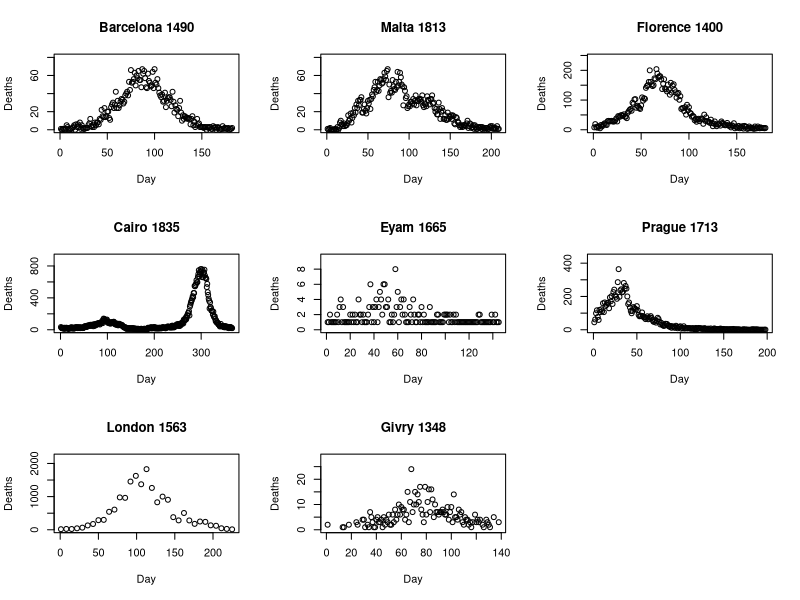

Reproduce this figure in R.
par(mfrow=c(3,3))

lim <- function(x){
  x <- na.omit(x)
  X <- 1.2*max(x)
  return(c(0,X))
}

time <- function(x){
  return(1:length(x))
}

pop <- function(x,IP){
  X <- x;
  X[1] <- IP - x[1];
  for (i in 2:length(x)){
    X[i] <- X[i-1] - x[i];
  }
  return(X)
}

barcelona_1490 <- c(1,0,1,1,0,1,5,3,1,0,1,1,2,3,5,0,6,3,6,3,8,1,5,2,
                    1,1,2,2,2,5,7,12,4,3,5,3,8,5,8,8,6,12,11,22,15,14,
                    24,14,15,20,20,13,11,25,28,30,24,28,42,24,32,24,27,
                    31,34,33,29,31,38,40,42,38,53,44,66,52,53,56,63,49,
                    60,57,65,55,55,47,67,62,65,57,47,46,62,54,52,48,49,
                    64,46,67,52,50,56,46,41,38,36,39,31,32,41,25,32,35,
                    36,36,33,26,42,31,19,27,23,22,15,24,32,19,10,16,12,
                    15,14,13,12,13,12,6,12,15,5,9,3,5,12,6,7,3,3,3,3,2,
                    3,3,0,3,2,3,3,1,1,4,2,3,0,2,3,2,0,1,1,4,1,2,2,1,1,2,
                    0,1,1,2)
barcelona_pop <- 25000.0
barcelona_time <- "Day"

plot(barcelona_1490~time(barcelona_1490),col="black",ylim=lim(barcelona_1490),
     ylab = "Deaths",xlab = "Day", main = "Barcelona 1490")

malta_1813 <- c(1, 0, 1, 2, 0, 0, 0, 0, 0, 1, 0, 0, 3, 0, 2, 8, 10, 6, 6,
                4, 7, 4, 5, 5, 7, 16, 10, 12, 18, 8, 13, 19, 16, 24, 19, 
                28, 24, 32, 27, 33, 33, 36, 19, 19, 23, 28, 21, 18, 24, 
                32, 29, 33, 23, 34, 39, 37, 44, 47, 53, 42, 44, 53, 43, 
                49, 56, 55, 51, 52, 56, 63, 59, 55, 65, 67, 36, 50, 41, 
                43, 41, 55, 48, 45, 44, 53, 47, 64, 49, 53, 63, 58, 50, 
                48, 27, 47, 43, 35, 37, 24, 26, 28, 26, 31, 31, 29, 34, 
                28, 32, 38, 27, 32, 32, 34, 33, 34, 31, 38, 27, 25, 29, 
                28, 26, 37, 33, 32, 28, 34, 34, 38, 29, 30, 24, 20, 23, 
                17, 17, 30, 23, 12, 20, 24, 21, 12, 12, 16, 11, 11, 19, 
                12, 15, 14, 16, 12, 16, 15, 7, 6, 14, 13, 9, 8, 5, 3, 5, 
                4, 3, 5, 5, 5, 4, 7, 10, 2, 4, 7, 6, 2, 3, 5, 1, 5, 3, 1, 
                1, 3, 2, 3, 3, 1, 3, 0, 2, 0, 2, 2, 2, 1, 1, 3, 4, 2, 4, 
                1, 2, 1, 2, 1, 4, 1, 1)
malta_pop <- 97000.0
malta_time <- "Day"

plot(malta_1813~time(malta_1813),col="black",ylim=lim(malta_1813),
     ylab = "Deaths",xlab = "Day", main = "Malta 1813")

florence_1400 <- c(8, 19, 9, 7, 12, 10, 5, 16, 11, 16, 19, 22, 18, 16, 29, 
                   30, 28, 29, 30, 28, 28, 28, 32, 38, 28, 46, 44, 44, 49, 
                   49, 47, 52, 44, 44, 39, 57, 62, 67, 70, 64, 91, 87, 102, 
                   103, 74, 81, 77, 73, 70, 82, 109, 98, 106, 104, 141, 147, 
                   150, 161, 200, 161, 153, 147, 150, 173, 170, 204, 189, 176, 
                   180, 180, 169, 137, 155, 170, 138, 136, 129, 152, 135, 118, 
                   158, 125, 148, 153, 134, 126, 108, 121, 124, 101, 113, 70, 
                   73, 73, 63, 76, 51, 84, 65, 76, 57, 55, 44, 47, 44, 32, 36, 
                   27, 35, 37, 29, 35, 38, 36, 20, 51, 30, 42, 29, 27, 27, 23, 
                   34, 22, 12, 21, 28, 18, 12, 18, 18, 21, 14, 28, 23, 20, 16, 
                   15, 17, 23, 15, 13, 15, 8, 15, 12, 22, 5, 11, 8, 7, 13, 5, 
                   10, 6, 12, 4, 13, 11, 10, 3, 5, 11, 5, 7, 5, 6, 3, 11, 5, 
                   5, 11, 6, 5, 8, 6, 6, 6, 5, 6)
florence_pop <- 60000.0
florence_time <- "Day"

plot(florence_1400~time(florence_1400),col="black",ylim=lim(florence_1400),
     ylab = "Deaths",xlab = florence_time, main = "Florence 1400")

cairo_1835 <- c(34, 24, 23, 18, 21, 16, 17, 26, 12, 17, 21, 25, 25, 
                17, 23, 20, 9, 19, 20, 19, 18, 28, 31, 16, 20, 29, 
                21, 14, 18, 26, 19, 32, 27, 30, 27, 33, 20, 26, 29, 
                26, 32, 20, 25, 27, 30, 23, 21, 22, 24, 29, 41, 41,
                45, 39, 40, 34, 51, 47, 48, 57, 47, 55, 50, 63, 53,
                54, 55, 55, 66, 44, 61, 49, 71, 66, 55, 64, 76, 73,
                68, 82, 73, 84, 86, 66, 78, 89, 89, 92, 112, 83, 114,
                140, 136, 126, 121, 112, 105, 122, 128, 104, 87, 95, 
                88, 91, 79, 90, 78, 96, 82, 84, 95, 86, 100, 100, 79,
                71, 79, 64, 73, 62, 78, 68, 55, 60, 69, 75, 59, 62, 
                59, 55, 62, 49, 46, 39, 34, 27, 29, 30, 30, 16, 11, 
                21, 18, 18, 20, 11, 14, 21, 17, 13, 13, 17, 13, 20, 
                21, 10, 11, 10, 15, 15, 8, 5, 7, 6, 14, 4, 10, 6, 7,
                10, 4, 13, 11, 9, 6, 10, 4, 6, 14, 3, 3, 3, 0, 1, 5,
                19, 26, 17, 21, 20, 23, 18, 34, 19, 23, 17, 28, 23, 
                33, 19, 34, 17, 19, 21, 26, 14, 24, 20, 25, 15, 20, 
                27, 19, 20, 19, 19, 30, 26, 34, 23, 25, 25, 22, 18, 
                32, 27, 29, 31, 43, 34, 37, 31, 29, 32, 34, 29, 49, 
                28, 52, 36, 44, 29, 34, 44, 51, 55, 48, 68, 58, 61, 
                73, 48, 65, 47, 69, 55, 78, 73, 91, 78, 96, 79, 128, 
                114, 127, 123, 153, 130, 151, 181, 179, 207, 214,
                234, 179, 291, 312, 337, 357, 371, 394, 421, 407, 
                461, 460, 550, 545, 560, 579, 621, 596, 596, 662, 
                697, 746, 668, 722, 695, 760, 731, 760, 660, 748, 
                659, 717, 717, 753, 680, 653, 648, 638, 535, 575, 
                472, 437, 391, 364, 266, 344, 286, 270, 240, 237, 
                233, 192, 227, 168, 158, 169, 135, 107, 119, 92, 
                89, 92, 78, 66, 66, 55, 41, 49, 73, 45, 47, 46, 
                41, 44, 34, 47, 30, 40, 43, 42, 34, 28, 38, 33, 
                27, 20, 34, 34, 26, 34, 26, 22, 20)
cairo_pop <- 263700.0
cairo_time <- "Time"

plot(cairo_1835~time(cairo_1835),col="black",ylim=lim(cairo_1835),
     ylab = "Deaths",xlab = "Day", main = "Cairo 1835")

eyam_1665 <- c(1, 1, 2, 1, 1, 1, 1, 1, 2, 1, 3, 4, 1, 3, 1, 1, 1, 1,
               1, 2, 1, 2, 1, 2, 1, 1, 4, 2, 2, 1, 2, 1, 1, 1, 2, 3,
               6, 1, 3, 1, 3, 4, 1, 3, 5, 4, 2, 6, 6, 3, 3, 4, 1, 1,
               2, 1, 2, 8, 3, 5, 1, 3, 4, 2, 4, 2, 1, 1, 1, 3, 2, 1,
               4, 2, 1, 1, 2, 2, 1, 3, 1, 2, 1, 1, 1, 1, 3, 1, 1, 1, 
               1, 1, 2, 2, 1, 1, 1, 1, 2, 2, 2, 2, 1, 2, 1, 1, 2, 1,
               2, 1, 1, 1, 1, 1, 1, 1, 1, 1, 1, 1, 1, 1, 1, 1, 1, 1,
               1, 2, 2, 1, 1, 1, 1, 1, 1, 1, 1, 1, 2, 1, 1, 2, 1, 1,
               1)
eyam_pop <- 700.0
eyam_time <- "Day"

plot(eyam_1665~time(eyam_1665),col="black",ylim=lim(eyam_1665),
     ylab = "Deaths",xlab = eyam_time, main = "Eyam 1665")

prague_1713 <- c(45, 62, 99, 117, 77, 59, 119, 106, 123, 111, 159,
                 106, 164, 143, 150, 160, 163, 129, 194, 171, 202,
                 155, 226, 241, 207, 198, 186, 286, 364, 198, 236,
                 243, 225, 228, 281, 246, 263, 247, 200, 154, 164,
                 134, 113, 99, 113, 136, 130, 126, 122, 142, 117, 
                 90, 81, 82, 84, 104, 82, 74, 74, 64, 73, 81, 63, 
                 67, 74, 82, 71, 59, 49, 48, 57, 43, 53, 72, 64, 
                 48, 32, 42, 32, 27, 23, 26, 36, 35, 33, 24, 23, 
                 17, 23, 12, 20, 19, 14, 12, 24, 19, 9, 17, 16, 
                 21, 7, 13, 9, 21, 7, 10, 10, 8, 9, 10, 9, 6, 9, 
                 7, 10, 4, 5, 11, 4, 6, 11, 9, 8, 9, 5, 7, 5, 10,
                 6, 3, 2, 7, 4, 1, 8, 1, 1, 3, 8, 6, 5, 3, 2, 4, 3,
                 7, 6, 4, 2, 5, 1, 1, 4, 2, 2, 2, 3, 3, 2, 2, 5, 1,
                 2, 3, 1, 2, 2, 2, 0, 0, 0, 1, 3, 0, 2, 0, 1, 0, 0,
                 0, 0, 1, 3, 1, 2, 1, 2, 1, 2, 0, 0, 0, 0, 0, 0, 0,
                 0, 1)
prague_pop <- 30000.0
prague_time <- "Time"

plot(prague_1713~time(prague_1713),col="black",ylim=lim(prague_1713),
     ylab = "Deaths",xlab = "Day", main = "Prague 1713")

london_1563 <- c(17, NA, NA, NA, NA, NA, NA, 25, NA, NA, NA, NA, NA,
                 NA, 23, NA, NA, NA, NA, NA, NA, 44, NA, NA, NA, NA,
                 NA, NA, 64, NA, NA, NA, NA, NA, NA, 131, NA, NA, NA,
                 NA, NA, NA, 174, NA, NA, NA, NA, NA, NA, 289, NA, 
                 NA, NA, NA, NA, NA, 299, NA, NA, NA, NA, NA, NA, 
                 542, NA, NA, NA, NA, NA, NA, 608, NA, NA, NA, NA,
                 NA, NA, 976, NA, NA, NA, NA, NA, NA, 963, NA, NA, 
                 NA, NA, NA, NA, 1454, NA, NA, NA, NA, NA, NA, 1626,
                 NA, NA, NA, NA, NA, NA, 1372, NA, NA, NA, NA, NA,
                 NA, 1828, NA, NA, NA, NA, NA, NA, 1262, NA, NA, NA,
                 NA, NA, NA, 829, NA, NA, NA, NA, NA, NA, 1000, NA,
                 NA, NA, NA, NA, NA, 905, NA, NA, NA, NA, NA, NA, 
                 380, NA, NA, NA, NA, NA, NA, 283, NA, NA, NA, NA,
                 NA, NA, 506, NA, NA, NA, NA, NA, NA, 281, NA, NA,
                 NA, NA, NA, NA, 178, NA, NA, NA, NA, NA, NA, 249,
                 NA, NA, NA, NA, NA, NA, 239, NA, NA, NA, NA, NA, 
                 NA, 134, NA, NA, NA, NA, NA, NA, 121, NA, NA, NA,
                 NA, NA, NA, 45, NA, NA, NA, NA, NA, NA, 26, NA, NA,
                 NA, NA, NA, NA, 13)
london_pop <- 85000.0
london_time <- "Week"

plot(london_1563~time(london_1563),col="black",ylim=lim(london_1563),
     ylab = "Deaths",xlab = "Day", main = "London 1563")

givry_1348 <- c(2, NA, NA, NA, NA, NA, NA, NA, NA, NA, NA, NA, 1, 1,
                NA, NA, NA, 2, NA, NA, NA, NA, NA, 3, 2, NA, NA, NA,
                4, 4, 1, NA, 2, 1, 7, 5, 3, 1, 1, 4, 5, 3, 3, 4, 1,
                5, 2, 4, 3, 6, 2, 2, 6, 3, 8, 4, 6, 10, 6, 9, 8, 8,
                4, 6, 15, 3, 11, 24, 7, 10, 15, 10, 14, 11, 17, 8, 
                6, 3, 17, 6, 11, 16, 7, 16, 12, 5, 10, 7, 7, 6, 7,
                7, 8, 7, 6, 6, 9, 4, 7, 9, 3, 14, 5, 5, 4, 8, 6, 7, 
                3, 2, 5, 4, 4, 2, 3, 1, 3, NA, 6, 3, 4, 3, 4, NA, 2,
                1, NA, 4, 3, 2, 1, NA, NA, 5, NA, NA, NA, 3)
givry_pop <- 3000.0
givry_time <- "Day"

plot(givry_1348~time(givry_1348),col="black",ylim=lim(givry_1348),
     ylab = "Deaths",xlab = "Day", main = "Givry 1348")


par(mfrow=c(3,3))

X <- pop(london_1563,london_pop)
